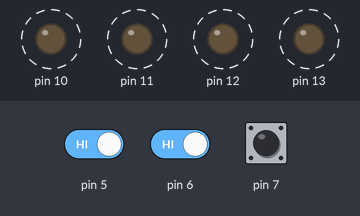
The sketch below on a simulated Arduino Uno, built with avr-gcc and run on an emulated ATmega328P. Parts: output pins drawn as LEDs (lit = HIGH). Dashed ring = blinking. The inputs (shaded band) are chosen by the test bench; at power-on: pin 5 HIGH, pin 6 HIGH, pin 7 HIGH.

Above: at 2.8 s.
2.9 s: pin 5 driven LOW
6.5 s: pin 6 driven LOW
At 6.9 s:
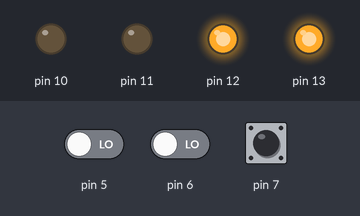
14.5 s: pin 6 driven HIGH
At 14.9 s:
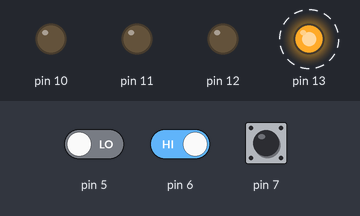
At 15.4 s:
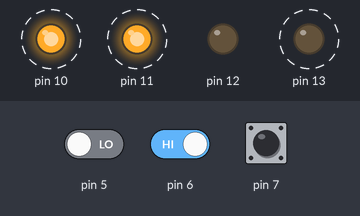
18.0 s: pin 5 driven HIGH
Timing chart, 0 to 23.0 s (numbered marks = the images above; inputs shaded):
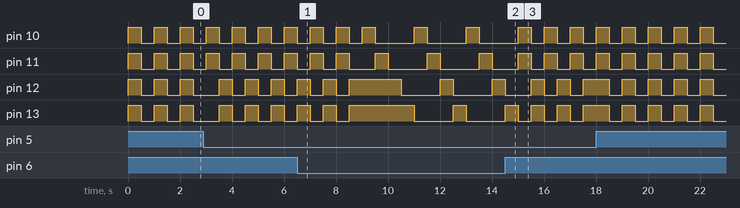

Measured:
- after the input at 14.5 s, pin 10: alternates HIGH for 0.50 s and LOW for 0.50 s, starting after 1.5 s; pin 13: alternates HIGH for 0.50 s and LOW for 0.50 s, starting after 1.0 s

The sketch:

123.ino
```cpp
int bs7;
int bs6;
int bs5;

void setup() {
  pinMode(13,OUTPUT);
  pinMode(12,OUTPUT);
  pinMode(11,OUTPUT);
  pinMode(10,OUTPUT);
  pinMode(7,INPUT);
  pinMode(6,INPUT);
  pinMode(5,INPUT);
  Serial.begin(9600);
}

void loop() {
  bs7 = digitalRead(7);
  bs6 = digitalRead(6);
  bs5 = digitalRead(5);
 //------------按下SW1：單燈左移3次後回預設狀態
  if(bs7 == LOW){
    for (int i = 0; i<3;i++){
    digitalWrite(13,HIGH);
    delay(500);
    digitalWrite(13,LOW);
    digitalWrite(12,HIGH);
    delay(500);
    digitalWrite(12,LOW);
    digitalWrite(11,HIGH);
    delay(500);
    digitalWrite(11,LOW);
    digitalWrite(10,HIGH);
    delay(500);
    digitalWrite(10,LOW);
    }
  }
//-------------按下SW2：單燈右移3次後回預設狀態
  else if(bs6 == LOW){
    for (int i = 0; i<3;i++){
    digitalWrite(10,HIGH);
    delay(500);
    digitalWrite(10,LOW);
    digitalWrite(11,HIGH);
    delay(500);
    digitalWrite(11,LOW);
    digitalWrite(12,HIGH);
    delay(500);
    digitalWrite(12,LOW);
    digitalWrite(13,HIGH);
    delay(500);
    digitalWrite(13,LOW);
    }
  }
//-------------按下SW3：左右交互閃爍3次後回預設狀態
  else if(bs5 == LOW){
    for (int i = 0; i<3;i++){
    digitalWrite(10,HIGH);
    digitalWrite(11,HIGH);
    digitalWrite(12,LOW);
    digitalWrite(13,LOW);
    delay(500);
    digitalWrite(10,LOW);
    digitalWrite(11,LOW);
    digitalWrite(12,HIGH);
    digitalWrite(13,HIGH);
    delay(500);
    }
  }
//-------------預設：4燈不停閃爍
  else if(bs7 == HIGH && bs6 == HIGH && bs5 == HIGH){
    digitalWrite(13,HIGH);
    digitalWrite(12,HIGH);
    digitalWrite(11,HIGH);
    digitalWrite(10,HIGH);
    delay(500);
    digitalWrite(13,LOW);
    digitalWrite(12,LOW);
    digitalWrite(11,LOW);
    digitalWrite(10,LOW);
    delay(500);
  }
}
```
